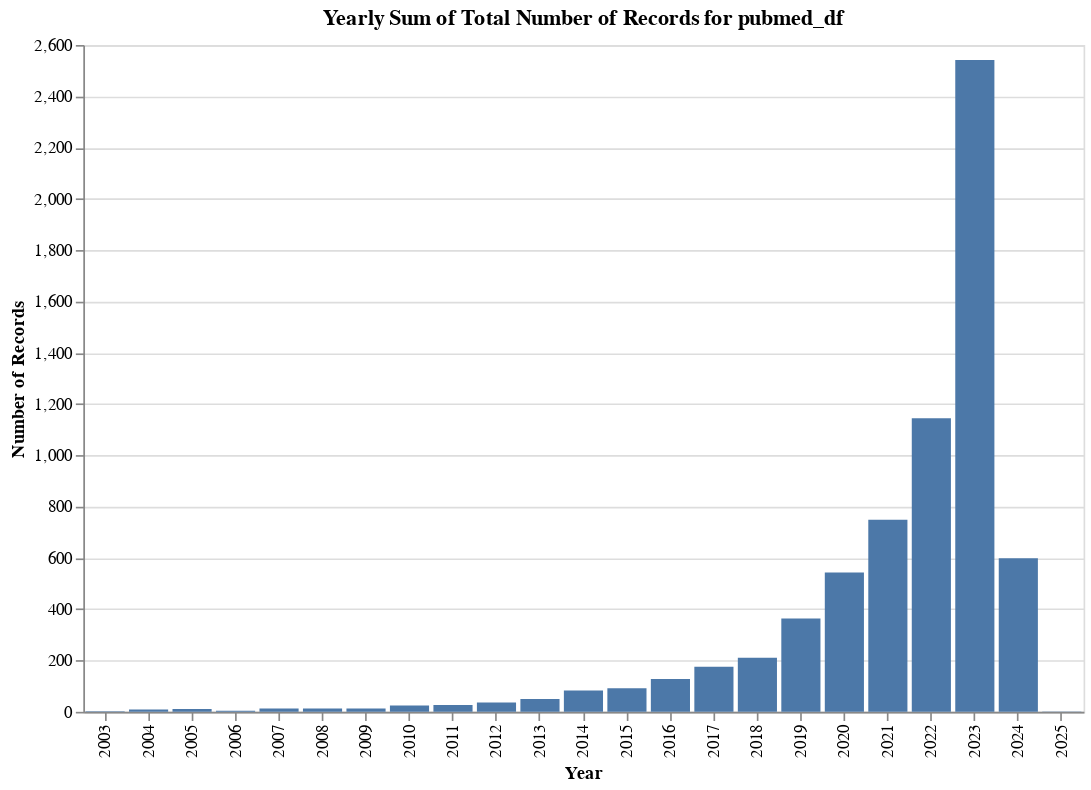

The notebook cell saved with this chart:
### Markdown cell above
# Distribution of the number of abstracts per year

### Code cell
# Ensure the 'pub_date' column is in datetime format
pubmed_df["pub_date"] = pd.to_datetime(pubmed_df["pub_date"], errors="coerce")

# Extract the year from the 'pub_date' column
pubmed_df["year"] = pubmed_df["pub_date"].dt.year

# Group by year and count the number of records
yearly_counts = pubmed_df.groupby("year").size().reset_index(name="count")

# Create the Altair bar chart
chart = (
    alt.Chart(yearly_counts)
    .mark_bar()
    .encode(
        x=alt.X("year:O", title="Year"),
        y=alt.Y("count:Q", title="Number of Records"),
        tooltip=["year", "count"],
    )
    .properties(
        title="Yearly Sum of Total Number of Records for pubmed_df",
        width=600,
        height=400,
    )
)

chart

### Figure 1 — Vega-Lite specification as saved in the notebook (floating-point values rounded to 4 significant figures)
{"config": {"view": {"continuousWidth": 300, "continuousHeight": 300}}, "data": {"name": "data-eb26607d2b8cd96db289d41b2609671c"}, "mark": {"type": "bar"}, "encoding": {"tooltip": [{"field": "year", "type": "quantitative"}, {"field": "count", "type": "quantitative"}], "x": {"field": "year", "title": "Year", "type": "ordinal"}, "y": {"field": "count", "title": "Number of Records", "type": "quantitative"}}, "height": 400, "title": "Yearly Sum of Total Number of Records for pubmed_df", "width": 600, "$schema": "https://vega.github.io/schema/vega-lite/v5.20.1.json", "datasets": {"data-eb26607d2b8cd96db289d41b2609671c": [{"year": 2003, "count": 2}, {"year": 2004, "count": 9}, {"year": 2005, "count": 11}, {"year": 2006, "count": 4}, {"year": 2007, "count": 13}, {"year": 2008, "count": 13}, {"year": 2009, "count": 13}, {"year": 2010, "count": 25}, {"year": 2011, "count": 27}, {"year": 2012, "count": 36}, {"year": 2013, "count": 50}, {"year": 2014, "count": 83}, {"year": 2015, "count": 92}, {"year": 2016, "count": 128}, {"year": 2017, "count": 176}, {"year": 2018, "count": 211}, {"year": 2019, "count": 364}, {"year": 2020, "count": 543}, {"year": 2021, "count": 749}, {"year": 2022, "count": 1145}, {"year": 2023, "count": 2542}, {"year": 2024, "count": 599}, {"year": 2025, "count": 1}]}}
